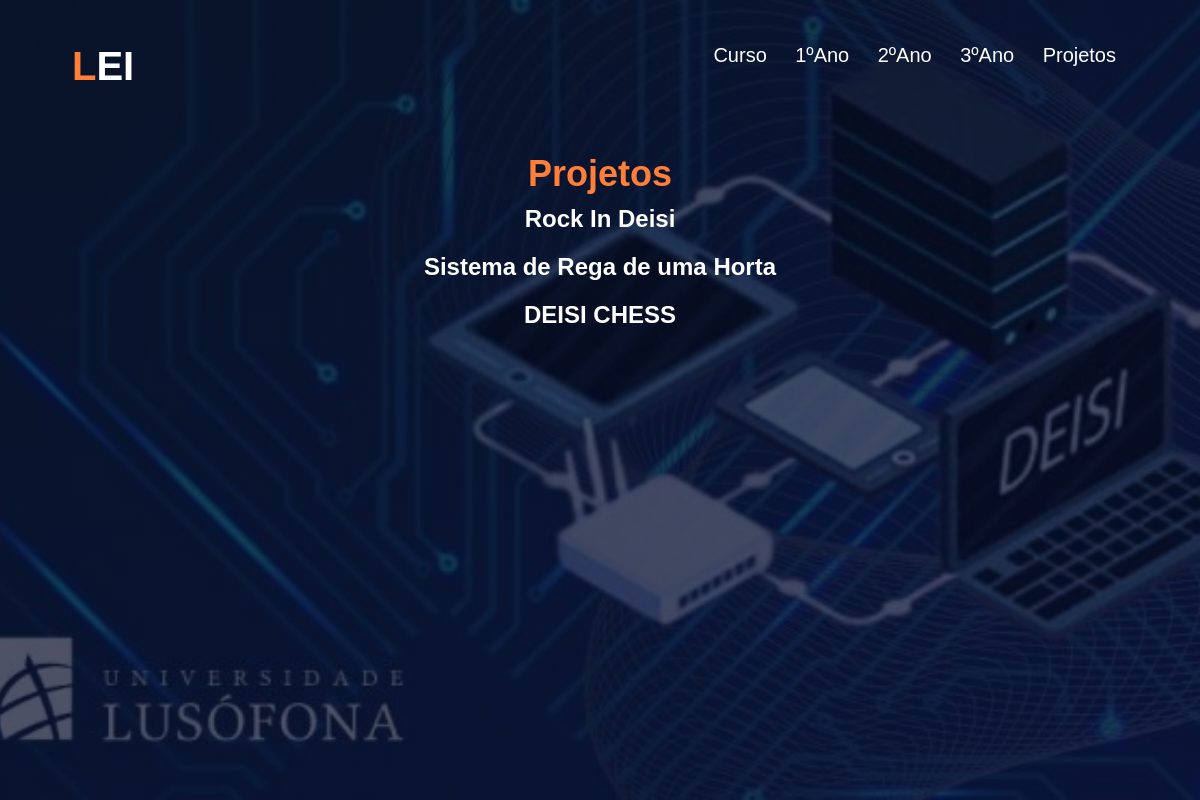
The page /Uni/projetos/ on the database its author committed.
### Uni/models.py (models this page shows, shortened)
class Projeto1(models.Model):
    nome = models.CharField(max_length=100)
    description = models.TextField()
    autor = models.CharField(max_length=100)
    video = models.URLField(blank=True, null=True)
    link = models.URLField(blank=True, null=True)
    linguagens = models.ManyToManyField(LinguagemProgramacao1,related_name="projetos")
    cadeira = models.ForeignKey(Cadeira1, on_delete=models.CASCADE,null = True, related_name="cadeira")

### Uni/views.py (the view)
# urls.py: path('projetos/', views.projetos_view, name='projetos'),
def projetos_view(request):
    context ={
        'projetos' : Projeto1.objects.all(),
    }
    return render(request, "Uni/projetos.html", context)

### Uni/templates/Uni/projetos.html
<!DOCTYPE html>
{% extends "Uni/layout.html" %}
{% block content %}
<div class="container">
    <h1>Projetos</h1>
    <div class="projetos">
        {% for projeto in projetos %}
            <a href="{% url 'Uni:projeto' projeto.id %}"><strong><h3>{{ projeto.nome }}</h3></strong></a>
        {% endfor %}
    </div>
</div>
{% endblock %}

### static/Uni/style.css (style rules this page uses)
* { margin: 0; padding: 0; box-sizing: border-box; }
body { font-family: Arial, sans-serif; }
.container { width: 80%; margin: 0 auto; padding: 20px; }
h1 { text-align: center; color: #FF7E38; margin-top: 20px; font-size: 36px; }
.projetos { display: flex; flex-direction: column; align-items: center; }
.projetos a { text-decoration: none; color: #FF7E38; margin: 10px 0; transition: color 0.3s ease; }
.projetos h3 { margin: 0; font-size: 1.5em; font-weight: normal; color: #FFFFFF; }
.projetos strong h3 { font-weight: bold; color: #FFFFFF; }

### rows shown on the page
Projeto1: nome "Rock In Deisi"
Projeto1: nome "Sistema de Rega de uma Horta"
Projeto1: nome "DEISI CHESS"
